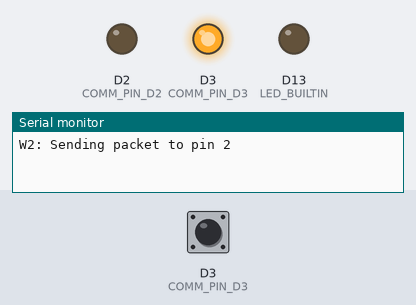
A sketch run on a simulated Arduino Zero (SAMD21). On the bench: output pins drawn as LEDs (lit = HIGH), the last lines printed to the serial monitor. Inputs (shaded band) come from the test bench; at power-on: D3 (COMM_PIN_D3) HIGH.

Above: at 1.05 s.
At 1.75 s:
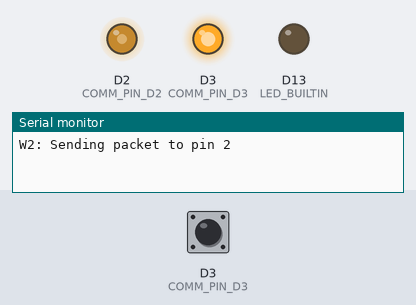
At 2.45 s:
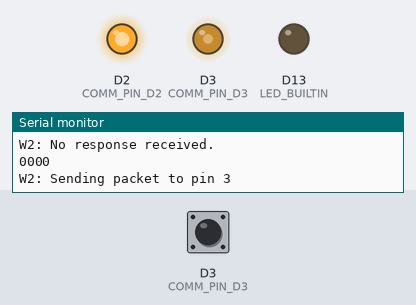
At 3.8 s:
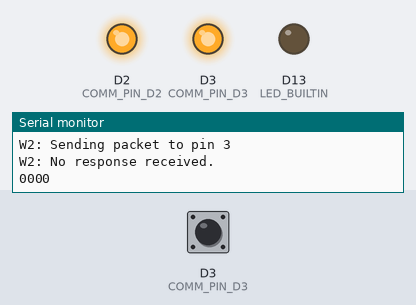
Timing chart, 0 to 7.5 s (numbered marks = the images above):
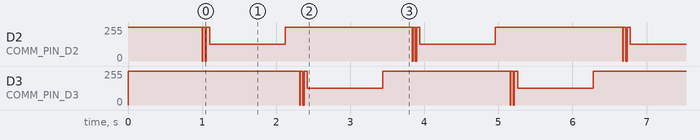

Measured:
- by itself, D2 (COMM_PIN_D2), D3 (COMM_PIN_D3): repeats every 2.8 s: 255/255 0.03 s, 0/255 0.02 s, 255/255 0.04 s, 127/255 1.0 s, 255/255 1.7 s, 0/255 0.01 s

The sketch:

W2.ino
```cpp
#include <wiring_private.h>    // for pinPeripheral()

// MKR WAN 1310 TX1 pin (use the built-in macro)
static const uint8_t TX1_PIN = PIN_SERIAL1_TX;

#define COMM_PIN_D2     2   // channel for first communication
#define COMM_PIN_D3     3   // channel for second communication

#define FRAME_SIZE     5
#define START_MARKER   0b01111110   // 0x7E
#define END_MARKER     0b01111111   // 0x7F

#define BAUD_DELAY      4           // delay (4 ms per bit, approximately 300 baud)

#define S0_ID          0b0000
#define S1_ID          0b0001
#define S2_ID          0b0010
#define S3_ID          0b0011
#define S4_ID          0b0100
#define S5_ID          0b0101
#define W1_ID          0b1001
#define W2_ID          0b1010

// The blinkLED function takes a parameter "count" – the number of LED blinks.
void BlinkLED(int count) {
  for (int i = 0; i < count; i++) {
    digitalWrite(LED_BUILTIN, HIGH);
    delay(200);
    digitalWrite(LED_BUILTIN, LOW);
    delay(200);
  }
}

// Disable the UART1 TX driver (put the pin in high-impedance/input)
void disableUart1Tx() {
  pinMode(TX1_PIN, INPUT);
}

// Enable the UART1 TX driver (recover the pin as UART TX, idle = HIGH)
void enableUart1Tx() {
  pinMode(TX1_PIN, OUTPUT);
  digitalWrite(TX1_PIN, HIGH);             // ensure idle = HIGH
  pinPeripheral(TX1_PIN, PIO_SERCOM_ALT);      // attach SERCOM UART to that pin
  delayMicroseconds(5);                    // give SERCOM a moment to re-mux
}


//-------------
// Bit-banging functions for a given pin
//-------------

// Send a single byte through the specified pin
void sendByteOn(uint8_t comm_pin, uint8_t b) {
  pinMode(comm_pin, OUTPUT);
  // Start bit (LOW)
  digitalWrite(comm_pin, LOW);
  delay(BAUD_DELAY);
  // 8 bits, sending LSB first
  for (int i = 0; i < 8; i++) {
    digitalWrite(comm_pin, (b >> i) & 1);
    delay(BAUD_DELAY);
  }
  // Stop bit (HIGH)
  digitalWrite(comm_pin, HIGH);
  delay(BAUD_DELAY);
}

// Read a single byte through the specified pin
uint8_t readByteOn(uint8_t comm_pin) {
  // Wait until the line goes LOW (start of the start bit)
  while (digitalRead(comm_pin) == HIGH) { }
  delay(BAUD_DELAY / 2);  // center the start bit
  uint8_t b = 0;
  for (int i = 0; i < 8; i++) {
    delay(BAUD_DELAY);
    uint8_t bit = digitalRead(comm_pin);
    b |= (bit << i);
  }
  delay(BAUD_DELAY);  // delay for the stop bit
  return b;
}

//-------------
// Packet functions for a given pin
//-------------

// Send a packet through the specified pin
// Form the packet: [Start Marker] | [Address Byte] | [End Marker]
// Here the Address Byte is simply id, where id is an 8-bit value in which
// the upper 4 bits are always 0, and the lower 4 bits represent the ID.
void sendPacketOn(uint8_t comm_pin, uint8_t id) {
  sendByteOn(comm_pin, START_MARKER);
  sendByteOn(comm_pin, id);  // Send our own ID
  sendByteOn(comm_pin, END_MARKER);
}

// Read a packet (3 bytes) from the specified pin within timeout ms.
// If successfully read, returns the received address byte through idOut.
bool readPacketOn(uint8_t comm_pin, uint8_t &idOut, unsigned long timeout) {
  unsigned long startTime = millis();
  uint8_t packet[3];
  while (millis() - startTime < timeout) {
    if (digitalRead(comm_pin) == LOW) {  // start bit begins
      for (int i = 0; i < 3; i++) {
        packet[i] = readByteOn(comm_pin);
      }
      if (packet[0] == START_MARKER && packet[2] == END_MARKER) {
        idOut = packet[1];
        return true;
      }
    }
  }
  return false;
}

// Helper function for formatting a 4-bit value (with leading zeros)
String format4bit(byte value) {
  String s = "";
  for (int i = 3; i >= 0; i--) {
    s += String((value >> i) & 1);
  }
  return s;
}


// The test() function takes as parameter the pin (channel) through which communication is done.
void live_pin(byte expectedDest, uint8_t comm_pin, uint8_t &outID) {
  Serial.print("W2: Sending packet to pin ");
  Serial.println(comm_pin);
  // Send a packet with our own ID (W1_ID)
  sendPacketOn(comm_pin, expectedDest);

  // Switch the pin to INPUT_PULLUP mode for receiving
  pinMode(comm_pin, INPUT_PULLUP);

  uint8_t receivedID;
  bool gotPkt = readPacketOn(comm_pin, receivedID, 1000);  // wait 1000 ms
  if (gotPkt) {
    Serial.print("W2: Received packet with sender ID: ");
    Serial.println(format4bit(receivedID));
    outID = receivedID;
  } else {
    Serial.println("W2: No response received.");
    outID = 0x0000;
  }

  // Return the pin to OUTPUT mode (idle HIGH)
  pinMode(comm_pin, OUTPUT);
  digitalWrite(comm_pin, HIGH);
}

void buildPacket(byte packet[FRAME_SIZE], byte src, byte dest, uint16_t data16) {
  packet[0] = START_MARKER;
  packet[1] = (byte)((src & 0x0F) << 4) | (byte)(dest & 0x0F);
  packet[2] = (byte)(data16 >> 8);
  packet[3] = (byte)(data16 & 0xFF);
  packet[4] = END_MARKER;
}


void processAndReply(byte myID, byte replyHigh, byte replyLow) {
  byte packet[FRAME_SIZE];
  if (Serial1.available() >= FRAME_SIZE) {
    int n = Serial1.readBytes(packet, FRAME_SIZE);
    if (n == FRAME_SIZE &&
        packet[0] == START_MARKER &&
        packet[4] == END_MARKER) {

      byte src  = (packet[1] >> 4) & 0x0F;
      byte dest =  packet[1]       & 0x0F;
      if (dest == myID) {
        uint16_t replyData16 = ((uint16_t)replyHigh << 8) | replyLow;
        byte resp[FRAME_SIZE];
        buildPacket(resp, myID, src, replyData16);

        enableUart1Tx();
        delay(100);

        Serial1.write(resp, FRAME_SIZE);

        delay(100);
        disableUart1Tx();

        BlinkLED(1);
      }
    }
  }
}

//-----------------------------------------------------------------------------------------------------------------------------------------
// SETUP and LOOP
//-----------------------------------------------------------------------------------------------------------------------------------------
void setup() {
  Serial.begin(9600);
  Serial1.begin(4800);
  pinMode(LED_BUILTIN, OUTPUT);
  // Initialize both channels
  pinMode(COMM_PIN_D2, OUTPUT);
  digitalWrite(COMM_PIN_D2, HIGH);
  pinMode(COMM_PIN_D3, OUTPUT);
  digitalWrite(COMM_PIN_D3, HIGH);
  delay(1000);
}

void loop() {
  byte sensor_pin_D2;
  live_pin(W2_ID, COMM_PIN_D2, sensor_pin_D2);
  Serial.println(format4bit(sensor_pin_D2));
  delay(200);
  byte sensor_pin_D3;
  live_pin(W2_ID, COMM_PIN_D3, sensor_pin_D3);
  Serial.println(format4bit(sensor_pin_D3));
  delay(200);
  // processAndReply(W2_ID, sensor_pin_D2, sensor_pin_D3);
  // delay(300);

  enableUart1Tx();
  delay(50);
  processAndReply(W2_ID, sensor_pin_D2, sensor_pin_D3);
  delay(50);
  disableUart1Tx();
  delay(100);


}
```
